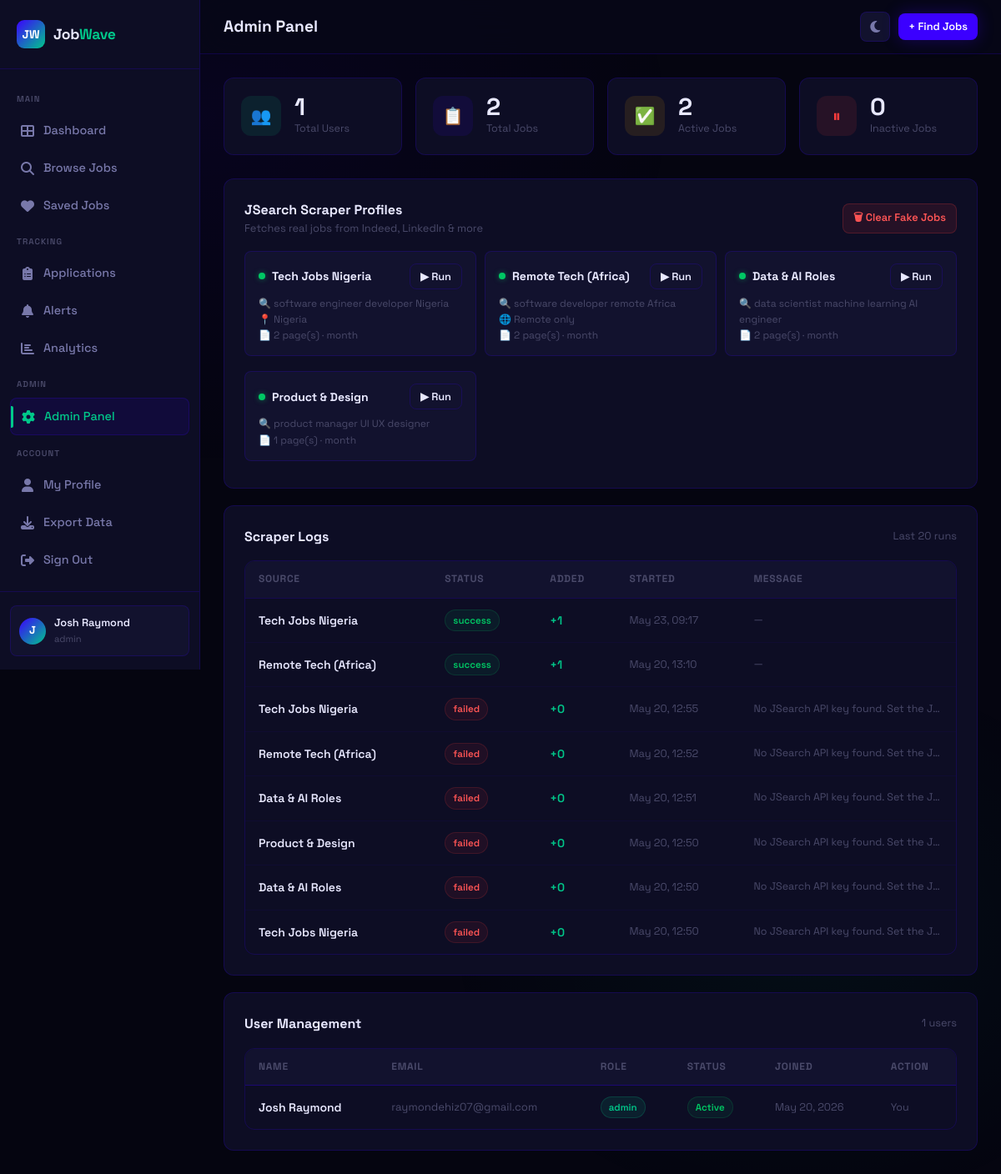
Page /admin (signed in) on the earlier database version.
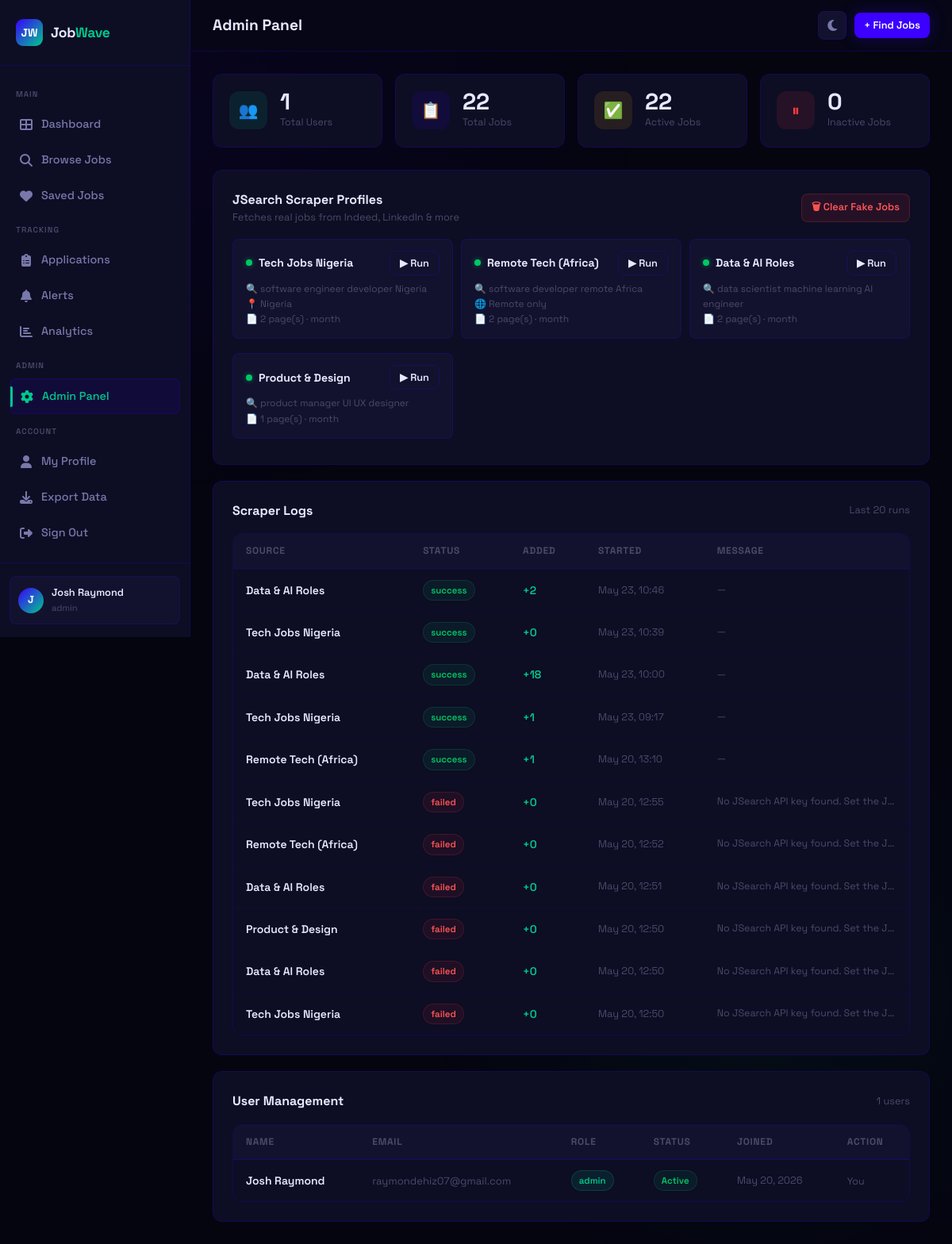
Same page on the later database version.
### app.py (models this page shows, shortened)
class User(db.Model):
    id = db.Column(db.Integer, primary_key=True)
    name = db.Column(db.String(120), nullable=False)
    email = db.Column(db.String(120), unique=True, nullable=False)
    password_hash = db.Column(db.String(256), nullable=False)
    role = db.Column(db.String(20), default='user')
    created_at = db.Column(db.DateTime, default=datetime.utcnow)
    is_active = db.Column(db.Boolean, default=True)
    saved_jobs = db.relationship('SavedJob', backref='user', lazy=True, cascade='all, delete-orphan')
    applications = db.relationship('Application', backref='user', lazy=True, cascade='all, delete-orphan')
    alerts = db.relationship('Alert', backref='user', lazy=True, cascade='all, delete-orphan')
    profile = db.relationship('UserProfile', backref='user', uselist=False, cascade='all, delete-orphan')
    @property
    def is_authenticated(self): return True

class ScraperLog(db.Model):
    id = db.Column(db.Integer, primary_key=True)
    source = db.Column(db.String(100))
    status = db.Column(db.String(20))   # success | failed | running
    jobs_found = db.Column(db.Integer, default=0)
    jobs_added = db.Column(db.Integer, default=0)
    message = db.Column(db.Text)
    started_at = db.Column(db.DateTime, default=datetime.utcnow)
    ended_at = db.Column(db.DateTime)

### app.py (the view)
@app.route('/admin')
@login_required
@admin_required
def admin():
    from scrapers.jsearch_scraper import SEARCH_PROFILES
    users = User.query.order_by(User.created_at.desc()).all()
    logs = ScraperLog.query.order_by(ScraperLog.started_at.desc()).limit(20).all()
    total_jobs = Job.query.count()
    active_jobs = Job.query.filter_by(is_active=True).count()
    total_users = User.query.count()
    return render_template('admin.html', users=users, logs=logs,
                           total_jobs=total_jobs, active_jobs=active_jobs,
                           total_users=total_users,
                           scraper_profiles=SEARCH_PROFILES)

### app.py (called while the page is built)
@login_manager.user_loader
def load_user(user_id):
    return User.query.get(int(user_id))

def admin_required(f):
    @wraps(f)
    def decorated(*args, **kwargs):
        if not current_user.is_authenticated or current_user.role != 'admin':
            flash('Admin access required.', 'error')
            return redirect(url_for('dashboard'))
        return f(*args, **kwargs)
    return decorated

### templates/admin.html (shortened to what this page needs)
{% extends 'base.html' %}
{% block page_title %}Admin Panel{% endblock %}
{% block content %}
<div class="stagger">
  <div class="stats-grid">
    <div class="stat-card">
      <div class="stat-icon mint">👥</div>
      <div><div class="stat-value">{{ total_users }}</div><div class="stat-label">Total Users</div></div>
    </div>
    <div class="stat-card">
      <div class="stat-icon indigo">📋</div>
      <div><div class="stat-value">{{ total_jobs }}</div><div class="stat-label">Total Jobs</div></div>
    </div>
    <div class="stat-card">
      <div class="stat-icon amber">✅</div>
      <div><div class="stat-value">{{ active_jobs }}</div><div class="stat-label">Active Jobs</div></div>
    </div>
    <div class="stat-card">
      <div class="stat-icon red">⏸</div>
      <div><div class="stat-value">{{ total_jobs - active_jobs }}</div><div class="stat-label">Inactive Jobs</div></div>
    </div>
  </div>
  <div class="card" style="margin-bottom:20px;">
    <div class="section-header">
      <div>
        <div class="section-title">JSearch Scraper Profiles</div>
        <div class="section-sub">Fetches real jobs from Indeed, LinkedIn & more</div>
      </div>
      <button class="btn btn-danger btn-sm" id="clear-fake-btn">🗑 Clear Fake Jobs</button>
    </div>
    <div class="scraper-profiles-grid">
      {% for profile in scraper_profiles %}
      <div class="scraper-source">
        <div style="display:flex;align-items:center;justify-content:space-between;width:100%;margin-bottom:8px;">
          <div style="display:flex;align-items:center;gap:8px;">
            <div class="source-dot green"></div>
            <div style="font-weight:700;font-size:0.875rem;">{{ profile.name }}</div>
          </div>
          <button class="btn btn-outline btn-sm run-scraper-btn" data-source="{{ profile.name }}">▶ Run</button>
        </div>
        <div style="font-size:0.75rem;color:var(--text-muted);line-height:1.6;">
          <div>🔍 {{ profile.query }}</div>
          {% if profile.location %}<div>📍 {{ profile.location }}</div>{% endif %}
          {% if profile.get('remote_only') %}<div>🌐 Remote only</div>{% endif %}
          <div>📄 {{ profile.num_pages }} page(s) · {{ profile.date_posted }}</div>
        </div>
      </div>
      {% endfor %}
    </div>
  </div>
  <div class="card" style="margin-bottom:20px;">
    <div class="section-header">
      <div class="section-title">Scraper Logs</div>
      <span style="font-size:0.8rem;color:var(--text-muted);">Last 20 runs</span>
    </div>
    {% if logs %}
    <div class="table-wrap" style="margin-top:12px;">
      <table>
        <thead>
          <tr>
            <th>Source</th>
            <th>Status</th>
            <th>Added</th>
            <th>Started</th>
            <th class="hide-mobile">Message</th>
          </tr>
        </thead>
        <tbody>
          {% for log in logs %}
          <tr>
            <td style="font-weight:600;">{{ log.source }}</td>
            <td>
              <span class="badge {% if log.status == 'success' %}badge-green{% elif log.status == 'failed' %}badge-red{% else %}badge-amber{% endif %}">
                {{ log.status }}
              </span>
            </td>
            <td style="color:var(--mint);font-weight:600;">+{{ log.jobs_added }}</td>
            <td style="color:var(--text-muted);font-size:0.8rem;">{{ log.started_at.strftime('%b %d, %H:%M') }}</td>
            <td class="hide-mobile" style="font-size:0.78rem;color:var(--text-muted);max-width:200px;overflow:hidden;text-overflow:ellipsis;white-space:nowrap;">{{ log.message or '—' }}</td>
          </tr>
          {% endfor %}
        </tbody>
      </table>
    </div>
    {% else %}
    <div class="empty-state" style="padding:30px 0;">
      <div class="empty-icon">📋</div>
      <div>No scraper runs yet. Click Run on a profile above.</div>
    </div>
    {% endif %}
  </div>
  <div class="card">
    <div class="section-header">
      <div class="section-title">User Management</div>
      <span style="font-size:0.8rem;color:var(--text-muted);">{{ users|length }} users</span>
    </div>
    <div class="table-wrap" style="margin-top:12px;">
      <table>
        <thead>
          <tr>
            <th>Name</th>
            <th class="hide-mobile">Email</th>
            <th>Role</th>
            <th>Status</th>
            <th class="hide-mobile">Joined</th>
            <th>Action</th>
          </tr>
        </thead>
        <tbody>
          {% for user in users %}
          <tr>
            <td style="font-weight:600;">{{ user.name }}</td>
            <td class="hide-mobile" style="color:var(--text-muted);font-size:0.82rem;">{{ user.email }}</td>
            <td>
              <span class="badge {% if user.role == 'admin' %}badge-mint{% else %}badge-gray{% endif %}">{{ user.role }}</span>
            </td>
            <td>
              <span class="badge {% if user.is_active %}badge-green{% else %}badge-red{% endif %}">
                {{ 'Active' if user.is_active else 'Inactive' }}
              </span>
            </td>
            <td class="hide-mobile" style="color:var(--text-muted);font-size:0.8rem;">{{ user.created_at.strftime('%b %d, %Y') }}</td>
            <td>
              {% if user.id != current_user.id %}
              <button class="btn btn-outline btn-sm toggle-user-btn" data-user-id="{{ user.id }}">
                {{ 'Deactivate' if user.is_active else 'Activate' }}
              </button>
              {% else %}
              <span style="font-size:0.78rem;color:var(--text-muted);">You</span>
              {% endif %}
            </td>
          </tr>
          {% endfor %}
        </tbody>
      </table>
    </div>
  </div>
</div>
{% endblock %}

### templates/base.html (shortened to what this page needs)
<!DOCTYPE html>
<html lang="en">
<head>
  <link rel="stylesheet" href="{{ url_for('static', filename='css/style.css') }}">
  <link rel="stylesheet" href="https://cdnjs.cloudflare.com/ajax/libs/font-awesome/6.5.0/css/all.min.css">
</head>
<body>
{% if current_user.is_authenticated %}
<div class="wrapper">
  <aside class="sidebar">
    <div class="sidebar-logo">
      <div class="logo-mark">JW</div>
      <div class="logo-text">Job<span>Wave</span></div>
    </div>
    <nav class="sidebar-nav">
      <span class="nav-section-label">Main</span>
      <a href="{{ url_for('dashboard') }}" class="nav-link {% if request.endpoint == 'dashboard' %}active{% endif %}">
        <span class="nav-icon"><i class="fa-solid fa-table-cells-large"></i></span> Dashboard
      </a>
      <a href="{{ url_for('jobs') }}" class="nav-link {% if request.endpoint in ['jobs','job_detail'] %}active{% endif %}">
        <span class="nav-icon"><i class="fa-solid fa-magnifying-glass"></i></span> Browse Jobs
      </a>
      <a href="{{ url_for('saved_jobs') }}" class="nav-link {% if request.endpoint == 'saved_jobs' %}active{% endif %}">
        <span class="nav-icon"><i class="fa-solid fa-heart"></i></span> Saved Jobs
      </a>
      <span class="nav-section-label">Tracking</span>
      <a href="{{ url_for('applications') }}" class="nav-link {% if request.endpoint == 'applications' %}active{% endif %}">
        <span class="nav-icon"><i class="fa-solid fa-clipboard-list"></i></span> Applications
      </a>
      <a href="{{ url_for('alerts') }}" class="nav-link {% if request.endpoint == 'alerts' %}active{% endif %}">
        <span class="nav-icon"><i class="fa-solid fa-bell"></i></span> Alerts
      </a>
      <a href="{{ url_for('analytics') }}" class="nav-link {% if request.endpoint == 'analytics' %}active{% endif %}">
        <span class="nav-icon"><i class="fa-solid fa-chart-bar"></i></span> Analytics
      </a>
      {% if current_user.role == 'admin' %}
      <span class="nav-section-label">Admin</span>
      <a href="{{ url_for('admin') }}" class="nav-link {% if request.endpoint == 'admin' %}active{% endif %}">
        <span class="nav-icon"><i class="fa-solid fa-gear"></i></span> Admin Panel
      </a>
      {% endif %}
      <span class="nav-section-label">Account</span>
      <a href="{{ url_for('profile') }}" class="nav-link {% if request.endpoint == 'profile' %}active{% endif %}">
        <span class="nav-icon"><i class="fa-solid fa-user"></i></span> My Profile
      </a>
      <a href="{{ url_for('export_jobs') }}" class="nav-link">
        <span class="nav-icon"><i class="fa-solid fa-download"></i></span> Export Data
      </a>
      <a href="{{ url_for('logout') }}" class="nav-link">
        <span class="nav-icon"><i class="fa-solid fa-right-from-bracket"></i></span> Sign Out
      </a>
    </nav>
    <div class="sidebar-footer">
      <div class="user-card">
        <div class="user-avatar">{{ current_user.name[0].upper() }}</div>
        <div class="user-info">
          <div class="user-name">{{ current_user.name }}</div>
          <div class="user-role">{{ current_user.role }}</div>
        </div>
      </div>
    </div>
  </aside>
  <main class="main">
    <div class="topbar">
      <div style="display:flex;align-items:center;gap:12px;">
        <div class="topbar-title">
          <h1>{% block page_title %}Dashboard{% endblock %}</h1>
        </div>
      </div>
      <div class="topbar-actions">
        <button class="theme-toggle" id="theme-toggle" title="Toggle light/dark mode">
          <i class="fa-solid fa-moon" id="theme-icon"></i>
        </button>
        {% block topbar_actions %}
        <a href="{{ url_for('jobs') }}" class="btn btn-primary btn-sm">+ Find Jobs</a>
        {% endblock %}
      </div>
    </div>
    <div class="page-content">
      {% block content %}{% endblock %}
    </div>
  </main>
</div>
{% else %}
  {% block public_content %}{% endblock %}
{% endif %}
</body>
</html>

Differences in the rows shown:
added ScraperLog: source "Data & AI Roles", status "success", jobs_added "2", started_at "May 23, 10:46", message "—"
added ScraperLog: source "Tech Jobs Nigeria", status "success", jobs_added "0", started_at "May 23, 10:39", message "—"
added ScraperLog: source "Data & AI Roles", status "success", jobs_added "18", started_at "May 23, 10:00", message "—"
Other differences:
{{ total_jobs }}: "2" → "22"
{{ active_jobs }}: "2" → "22"
